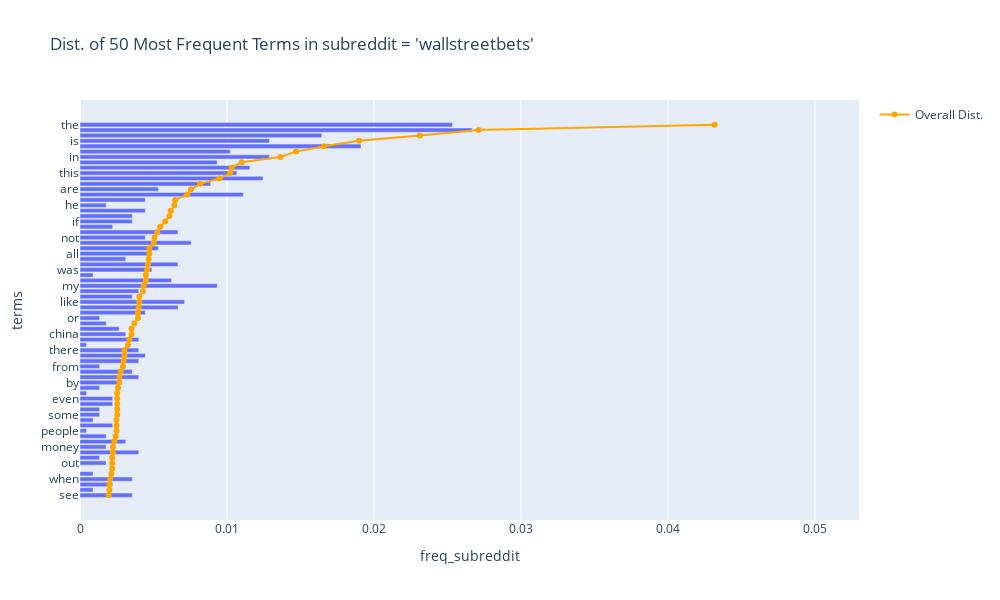
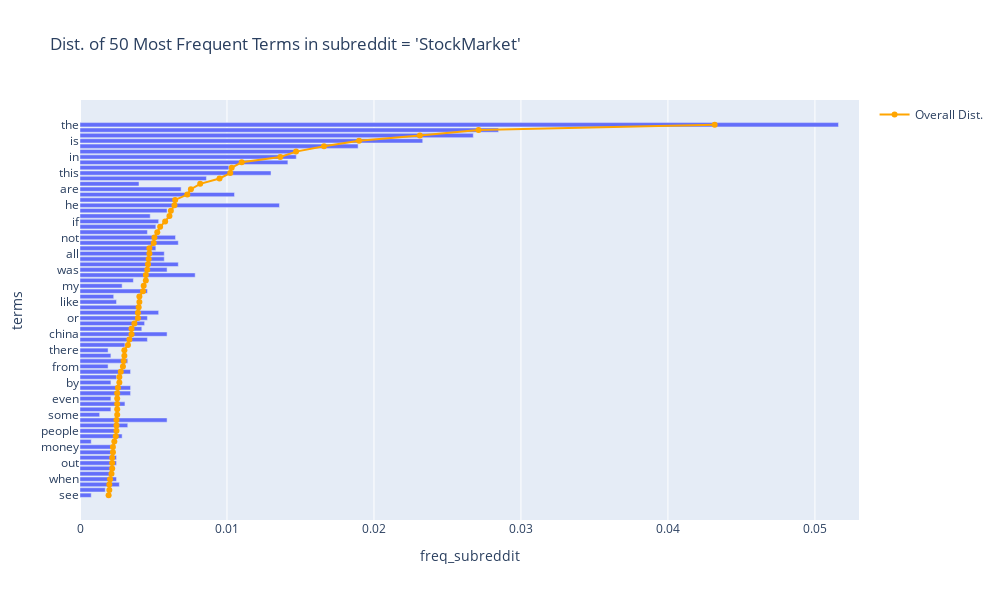
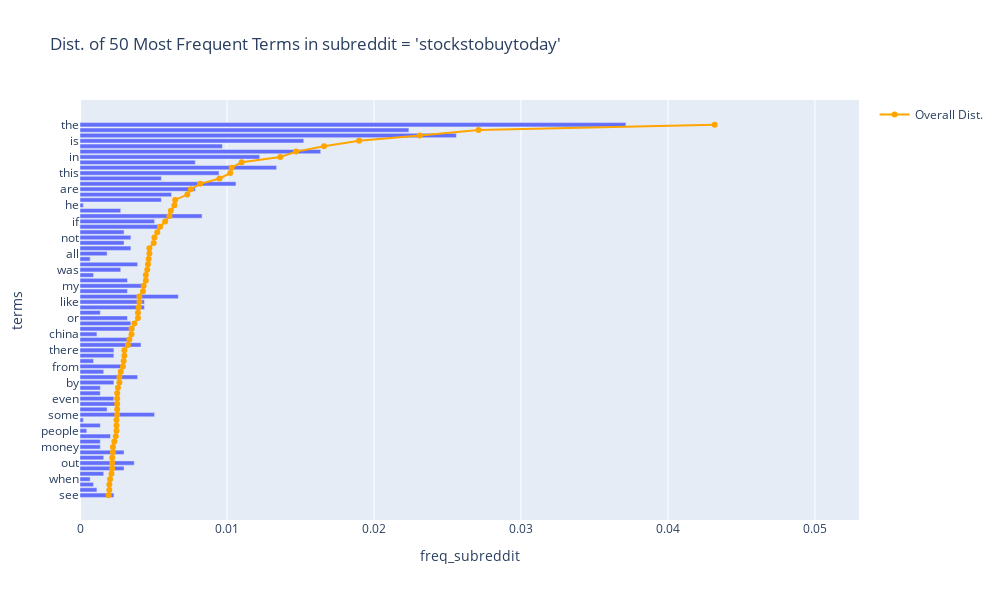
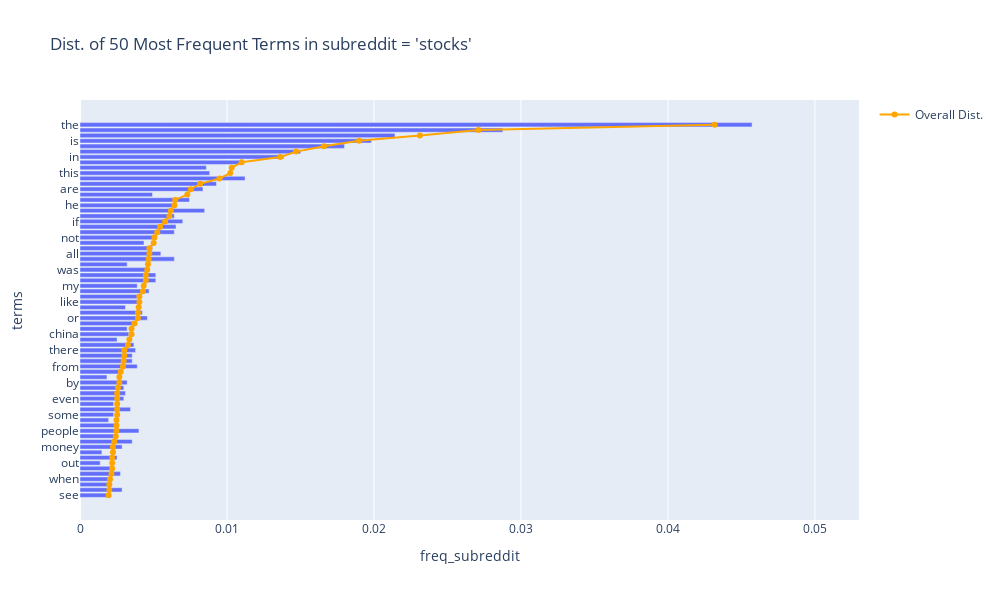

Notebook code cell kept with these figures, in order:
### Markdown cell above
**以下四個直方圖分別呈現"出現頻率最高的70個Terms"在"不同subreddit的貼文或留言中"的機率，並加上橘色線條描繪這些Frequent Terms整體的出現機率。**
想了解出現頻率高的一些字詞是否在某些subreddit上較常出現，首先知道stocks有最多terms(8000+),其次是StockMarket(5000+),stockstobuytoday(4000+),最後是wallstreetbets(2000+)。例如：觀察在stockstobuytoday圖上，字詞'on', 'with', 'market', 'some'出現機率比平均值(橘色線)高許多，在其他subreddit上則沒有。在StockMarketW圖上則是'they', 'he', 'trump', 'his', 'china'出現機率明顯較高。Terms數量最多的stocks的字詞分布與平均大致接近，而Terms數量最少的wallstreetbets則是沒有發現特殊字詞的出現機率較突出。

### Code cell
import plotly
import plotly.express as px
import plotly.graph_objects as pg

for x,y in term_prob_subreddit.items():
    df_bar = pd.DataFrame({
        'terms': count_vect.get_feature_names_out(),
        'freq_subreddit': y,
        'freq': term_prob
    })
    df_sorted = df_bar.sort_values('freq', ascending=True)  
    df_top = df_sorted[-70:]
    fig = px.bar(df_top, x='freq_subreddit', y='terms', title=f"Dist. of 50 Most Frequent Terms in subreddit = '{x}'")
    
    # add line (overall distribution of 50 most frequent terms)
    fig.add_trace(
        pg.Scatter(
            x=df_top['freq'], 
            y=df_top['terms'], 
            mode='lines+markers', 
            name='Overall Dist.',
            line=dict(color='orange')
        )
    )
    fig.update_layout(width=1000, height=600)
    fig.update_xaxes(range=[0, 0.053])
    fig.show()

### Figure 1 — Plotly figure (JSON) as saved in the notebook; plotly's stock layout.template omitted (floating-point values rounded to 4 significant figures)
{"data": [{"hovertemplate": "freq_subreddit=%{x}<br>terms=%{y}<extra></extra>", "legendgroup": "", "marker": {"color": "#636efa", "pattern": {"shape": ""}}, "name": "", "orientation": "h", "showlegend": false, "textposition": "auto", "type": "bar", "x": [0.003557, 0.0008893, 0.002223, 0.003557, 0.0008893, 0.0, 0.001779, 0.001334, 0.004002, 0.001779, 0.003112, 0.001779, 0.0004446, 0.002223, 0.0008893, 0.001334, 0.001334, 0.002223, 0.002223, 0.0004446, 0.001334, 0.002668, 0.004002, 0.003557, 0.001334, 0.004002, 0.004446, 0.004002, 0.0004446, 0.004002, 0.003112, 0.002668, 0.001779, 0.001334, 0.004446, 0.00667, 0.007114, 0.003557, 0.004002, 0.009337, 0.006225, 0.0008893, 0.004891, 0.00667, 0.003112, 0.004891, 0.005336, 0.007559, 0.004446, 0.00667, 0.002223, 0.003557, 0.003557, 0.004446, 0.001779, 0.004446, 0.01112, 0.005336, 0.008893, 0.01245, 0.01067, 0.01156, 0.009337, 0.01289, 0.01023, 0.01912, 0.01289, 0.01645, 0.02668, 0.02534], "xaxis": "x", "y": ["see", "than", "who", "when", "an", "any", "out", "would", "good", "money", "your", "going", "people", "one", "his", "some", "think", "them", "even", "how", "do", "by", "up", "re", "from", "no", "now", "there", "more", "about", "china", "their", "has", "or", "we", "can", "like", "market", "what", "my", "at", "trump", "was", "just", "us", "all", "have", "so", "not", "but", "as", "if", "with", "will", "he", "be", "they", "are", "on", "you", "this", "for", "that", "in", "of", "it", "is", "and", "to", "the"], "yaxis": "y"}, {"line": {"color": "orange"}, "mode": "lines+markers", "name": "Overall Dist.", "type": "scatter", "x": [0.001947, 0.001996, 0.001996, 0.002045, 0.002142, 0.002191, 0.002191, 0.002191, 0.002239, 0.002239, 0.002337, 0.002434, 0.002483, 0.002483, 0.002483, 0.002531, 0.002531, 0.002531, 0.002531, 0.002531, 0.00258, 0.002677, 0.002677, 0.002775, 0.002921, 0.00297, 0.003018, 0.003018, 0.003262, 0.003359, 0.003505, 0.003505, 0.0037, 0.003943, 0.003943, 0.003992, 0.004041, 0.004041, 0.004284, 0.004333, 0.004479, 0.004479, 0.004576, 0.004625, 0.004673, 0.004722, 0.004722, 0.005014, 0.005063, 0.005258, 0.005452, 0.005793, 0.006085, 0.006182, 0.006426, 0.006475, 0.007302, 0.007546, 0.008178, 0.009493, 0.01022, 0.01032, 0.011, 0.01363, 0.0147, 0.0166, 0.01899, 0.02312, 0.02712, 0.04318], "y": ["see", "than", "who", "when", "an", "any", "out", "would", "good", "money", "your", "going", "people", "one", "his", "some", "think", "them", "even", "how", "do", "by", "up", "re", "from", "no", "now", "there", "more", "about", "china", "their", "has", "or", "we", "can", "like", "market", "what", "my", "at", "trump", "was", "just", "us", "all", "have", "so", "not", "but", "as", "if", "with", "will", "he", "be", "they", "are", "on", "you", "this", "for", "that", "in", "of", "it", "is", "and", "to", "the"]}], "layout": {"barmode": "relative", "height": 600, "legend": {"tracegroupgap": 0}, "title": {"text": "Dist. of 50 Most Frequent Terms in subreddit = 'wallstreetbets'"}, "width": 1000, "xaxis": {"anchor": "y", "domain": [0, 1], "range": [0, 0.053], "title": {"text": "freq_subreddit"}}, "yaxis": {"anchor": "x", "domain": [0, 1], "title": {"text": "terms"}}}}

### Figure 2 — Plotly figure (JSON) as saved in the notebook; plotly's stock layout.template omitted (floating-point values rounded to 4 significant figures)
{"data": [{"hovertemplate": "freq_subreddit=%{x}<br>terms=%{y}<extra></extra>", "legendgroup": "", "marker": {"color": "#636efa", "pattern": {"shape": ""}}, "name": "", "orientation": "h", "showlegend": false, "textposition": "auto", "type": "bar", "x": [0.0007645, 0.00172, 0.002676, 0.002485, 0.002102, 0.002294, 0.002485, 0.002485, 0.002102, 0.002102, 0.0007645, 0.002867, 0.002485, 0.003249, 0.005925, 0.001338, 0.002102, 0.003058, 0.002102, 0.00344, 0.00344, 0.002102, 0.002485, 0.00344, 0.001911, 0.003249, 0.002102, 0.001911, 0.003058, 0.004587, 0.005925, 0.004205, 0.004396, 0.004587, 0.005352, 0.004014, 0.002485, 0.002294, 0.004587, 0.002867, 0.003631, 0.007836, 0.005925, 0.00669, 0.005734, 0.005734, 0.005161, 0.00669, 0.006498, 0.004587, 0.005161, 0.005352, 0.004778, 0.005925, 0.01357, 0.006498, 0.01051, 0.006881, 0.004014, 0.008601, 0.013, 0.01013, 0.01414, 0.01472, 0.01472, 0.01892, 0.02332, 0.02676, 0.02848, 0.05161], "xaxis": "x", "y": ["see", "than", "who", "when", "an", "any", "out", "would", "good", "money", "your", "going", "people", "one", "his", "some", "think", "them", "even", "how", "do", "by", "up", "re", "from", "no", "now", "there", "more", "about", "china", "their", "has", "or", "we", "can", "like", "market", "what", "my", "at", "trump", "was", "just", "us", "all", "have", "so", "not", "but", "as", "if", "with", "will", "he", "be", "they", "are", "on", "you", "this", "for", "that", "in", "of", "it", "is", "and", "to", "the"], "yaxis": "y"}, {"line": {"color": "orange"}, "mode": "lines+markers", "name": "Overall Dist.", "type": "scatter", "x": [0.001947, 0.001996, 0.001996, 0.002045, 0.002142, 0.002191, 0.002191, 0.002191, 0.002239, 0.002239, 0.002337, 0.002434, 0.002483, 0.002483, 0.002483, 0.002531, 0.002531, 0.002531, 0.002531, 0.002531, 0.00258, 0.002677, 0.002677, 0.002775, 0.002921, 0.00297, 0.003018, 0.003018, 0.003262, 0.003359, 0.003505, 0.003505, 0.0037, 0.003943, 0.003943, 0.003992, 0.004041, 0.004041, 0.004284, 0.004333, 0.004479, 0.004479, 0.004576, 0.004625, 0.004673, 0.004722, 0.004722, 0.005014, 0.005063, 0.005258, 0.005452, 0.005793, 0.006085, 0.006182, 0.006426, 0.006475, 0.007302, 0.007546, 0.008178, 0.009493, 0.01022, 0.01032, 0.011, 0.01363, 0.0147, 0.0166, 0.01899, 0.02312, 0.02712, 0.04318], "y": ["see", "than", "who", "when", "an", "any", "out", "would", "good", "money", "your", "going", "people", "one", "his", "some", "think", "them", "even", "how", "do", "by", "up", "re", "from", "no", "now", "there", "more", "about", "china", "their", "has", "or", "we", "can", "like", "market", "what", "my", "at", "trump", "was", "just", "us", "all", "have", "so", "not", "but", "as", "if", "with", "will", "he", "be", "they", "are", "on", "you", "this", "for", "that", "in", "of", "it", "is", "and", "to", "the"]}], "layout": {"barmode": "relative", "height": 600, "legend": {"tracegroupgap": 0}, "title": {"text": "Dist. of 50 Most Frequent Terms in subreddit = 'StockMarket'"}, "width": 1000, "xaxis": {"anchor": "y", "domain": [0, 1], "range": [0, 0.053], "title": {"text": "freq_subreddit"}}, "yaxis": {"anchor": "x", "domain": [0, 1], "title": {"text": "terms"}}}}

### Figure 3 — Plotly figure (JSON) as saved in the notebook; plotly's stock layout.template omitted (floating-point values rounded to 4 significant figures)
{"data": [{"hovertemplate": "freq_subreddit=%{x}<br>terms=%{y}<extra></extra>", "legendgroup": "", "marker": {"color": "#636efa", "pattern": {"shape": ""}}, "name": "", "orientation": "h", "showlegend": false, "textposition": "auto", "type": "bar", "x": [0.002307, 0.001153, 0.0009227, 0.000692, 0.001615, 0.002999, 0.003691, 0.001615, 0.002999, 0.001384, 0.001384, 0.002076, 0.0004614, 0.001384, 0.0002307, 0.005075, 0.001845, 0.002537, 0.002307, 0.001384, 0.001384, 0.002307, 0.003922, 0.001615, 0.002999, 0.0009227, 0.002307, 0.002307, 0.004152, 0.00323, 0.001153, 0.003691, 0.00346, 0.00323, 0.001384, 0.004383, 0.004383, 0.00669, 0.00323, 0.004383, 0.00323, 0.0009227, 0.002768, 0.003922, 0.000692, 0.001845, 0.00346, 0.002999, 0.00346, 0.002999, 0.005306, 0.005075, 0.008304, 0.002768, 0.0002307, 0.005536, 0.006228, 0.007843, 0.01061, 0.005536, 0.009458, 0.01338, 0.007843, 0.01223, 0.01638, 0.009689, 0.01522, 0.02561, 0.02238, 0.03714], "xaxis": "x", "y": ["see", "than", "who", "when", "an", "any", "out", "would", "good", "money", "your", "going", "people", "one", "his", "some", "think", "them", "even", "how", "do", "by", "up", "re", "from", "no", "now", "there", "more", "about", "china", "their", "has", "or", "we", "can", "like", "market", "what", "my", "at", "trump", "was", "just", "us", "all", "have", "so", "not", "but", "as", "if", "with", "will", "he", "be", "they", "are", "on", "you", "this", "for", "that", "in", "of", "it", "is", "and", "to", "the"], "yaxis": "y"}, {"line": {"color": "orange"}, "mode": "lines+markers", "name": "Overall Dist.", "type": "scatter", "x": [0.001947, 0.001996, 0.001996, 0.002045, 0.002142, 0.002191, 0.002191, 0.002191, 0.002239, 0.002239, 0.002337, 0.002434, 0.002483, 0.002483, 0.002483, 0.002531, 0.002531, 0.002531, 0.002531, 0.002531, 0.00258, 0.002677, 0.002677, 0.002775, 0.002921, 0.00297, 0.003018, 0.003018, 0.003262, 0.003359, 0.003505, 0.003505, 0.0037, 0.003943, 0.003943, 0.003992, 0.004041, 0.004041, 0.004284, 0.004333, 0.004479, 0.004479, 0.004576, 0.004625, 0.004673, 0.004722, 0.004722, 0.005014, 0.005063, 0.005258, 0.005452, 0.005793, 0.006085, 0.006182, 0.006426, 0.006475, 0.007302, 0.007546, 0.008178, 0.009493, 0.01022, 0.01032, 0.011, 0.01363, 0.0147, 0.0166, 0.01899, 0.02312, 0.02712, 0.04318], "y": ["see", "than", "who", "when", "an", "any", "out", "would", "good", "money", "your", "going", "people", "one", "his", "some", "think", "them", "even", "how", "do", "by", "up", "re", "from", "no", "now", "there", "more", "about", "china", "their", "has", "or", "we", "can", "like", "market", "what", "my", "at", "trump", "was", "just", "us", "all", "have", "so", "not", "but", "as", "if", "with", "will", "he", "be", "they", "are", "on", "you", "this", "for", "that", "in", "of", "it", "is", "and", "to", "the"]}], "layout": {"barmode": "relative", "height": 600, "legend": {"tracegroupgap": 0}, "title": {"text": "Dist. of 50 Most Frequent Terms in subreddit = 'stockstobuytoday'"}, "width": 1000, "xaxis": {"anchor": "y", "domain": [0, 1], "range": [0, 0.053], "title": {"text": "freq_subreddit"}}, "yaxis": {"anchor": "x", "domain": [0, 1], "title": {"text": "terms"}}}}

### Figure 4 — Plotly figure (JSON) as saved in the notebook; plotly's stock layout.template omitted (floating-point values rounded to 4 significant figures)
{"data": [{"hovertemplate": "freq_subreddit=%{x}<br>terms=%{y}<extra></extra>", "legendgroup": "", "marker": {"color": "#636efa", "pattern": {"shape": ""}}, "name": "", "orientation": "h", "showlegend": false, "textposition": "auto", "type": "bar", "x": [0.002063, 0.002865, 0.002063, 0.002063, 0.00275, 0.002292, 0.001375, 0.002521, 0.00149, 0.002865, 0.003553, 0.002521, 0.004011, 0.002636, 0.001948, 0.002292, 0.003438, 0.002292, 0.00298, 0.003094, 0.00298, 0.003209, 0.001834, 0.00275, 0.003896, 0.003553, 0.003553, 0.003782, 0.003667, 0.002521, 0.003323, 0.003209, 0.003896, 0.004584, 0.00424, 0.003094, 0.004011, 0.003896, 0.004699, 0.003896, 0.005157, 0.005157, 0.004584, 0.003209, 0.006418, 0.005501, 0.004928, 0.004355, 0.005157, 0.006418, 0.006532, 0.006991, 0.006418, 0.00848, 0.006418, 0.007449, 0.004928, 0.008366, 0.009283, 0.01123, 0.008824, 0.008595, 0.01112, 0.01387, 0.01501, 0.01799, 0.01983, 0.02143, 0.02876, 0.04573], "xaxis": "x", "y": ["see", "than", "who", "when", "an", "any", "out", "would", "good", "money", "your", "going", "people", "one", "his", "some", "think", "them", "even", "how", "do", "by", "up", "re", "from", "no", "now", "there", "more", "about", "china", "their", "has", "or", "we", "can", "like", "market", "what", "my", "at", "trump", "was", "just", "us", "all", "have", "so", "not", "but", "as", "if", "with", "will", "he", "be", "they", "are", "on", "you", "this", "for", "that", "in", "of", "it", "is", "and", "to", "the"], "yaxis": "y"}, {"line": {"color": "orange"}, "mode": "lines+markers", "name": "Overall Dist.", "type": "scatter", "x": [0.001947, 0.001996, 0.001996, 0.002045, 0.002142, 0.002191, 0.002191, 0.002191, 0.002239, 0.002239, 0.002337, 0.002434, 0.002483, 0.002483, 0.002483, 0.002531, 0.002531, 0.002531, 0.002531, 0.002531, 0.00258, 0.002677, 0.002677, 0.002775, 0.002921, 0.00297, 0.003018, 0.003018, 0.003262, 0.003359, 0.003505, 0.003505, 0.0037, 0.003943, 0.003943, 0.003992, 0.004041, 0.004041, 0.004284, 0.004333, 0.004479, 0.004479, 0.004576, 0.004625, 0.004673, 0.004722, 0.004722, 0.005014, 0.005063, 0.005258, 0.005452, 0.005793, 0.006085, 0.006182, 0.006426, 0.006475, 0.007302, 0.007546, 0.008178, 0.009493, 0.01022, 0.01032, 0.011, 0.01363, 0.0147, 0.0166, 0.01899, 0.02312, 0.02712, 0.04318], "y": ["see", "than", "who", "when", "an", "any", "out", "would", "good", "money", "your", "going", "people", "one", "his", "some", "think", "them", "even", "how", "do", "by", "up", "re", "from", "no", "now", "there", "more", "about", "china", "their", "has", "or", "we", "can", "like", "market", "what", "my", "at", "trump", "was", "just", "us", "all", "have", "so", "not", "but", "as", "if", "with", "will", "he", "be", "they", "are", "on", "you", "this", "for", "that", "in", "of", "it", "is", "and", "to", "the"]}], "layout": {"barmode": "relative", "height": 600, "legend": {"tracegroupgap": 0}, "title": {"text": "Dist. of 50 Most Frequent Terms in subreddit = 'stocks'"}, "width": 1000, "xaxis": {"anchor": "y", "domain": [0, 1], "range": [0, 0.053], "title": {"text": "freq_subreddit"}}, "yaxis": {"anchor": "x", "domain": [0, 1], "title": {"text": "terms"}}}}
